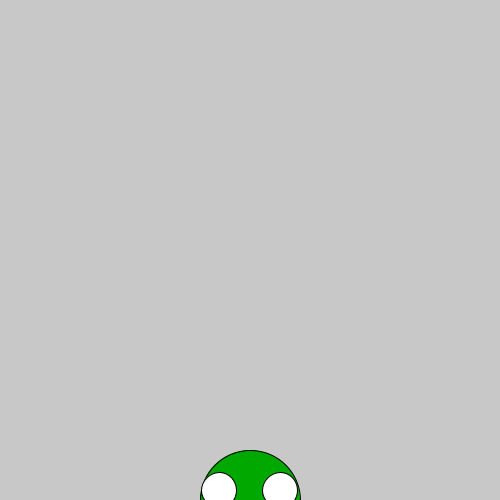
Frame 1 (no input)
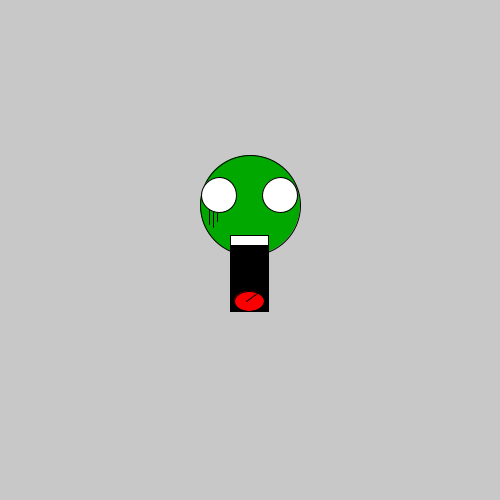
Frame 60 (the mouse pressed at the canvas centre just before this capture)
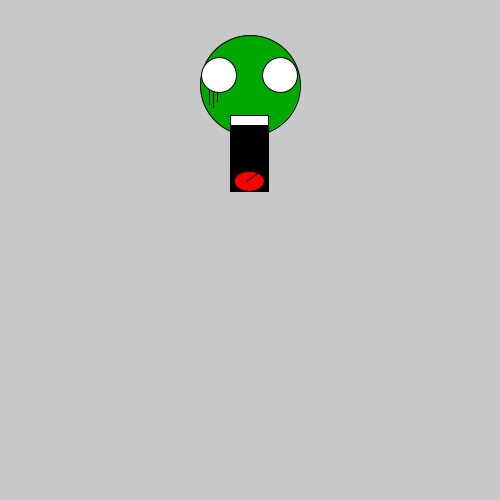
Frame 120 (the mouse held since frame 60 and released just before this capture)

The Processing sketch that drew these frames (run headless with seeded random() and noise(); from frame 60 on, the mouse is pressed at the canvas centre):

// Processing sketch: processing_145620
// ── processing_145620.pde

int monsterX;
int monsterY;

int richting;


void setup(){
size(500,500);
monsterX = 250;
monsterY = 500;
richting = 5;

}

void draw(){
  
  if(monsterY < 0 || monsterY > height){
    richting = -richting;
  }
  
//hoofd
background(200);
stroke(0);


stroke(0);
ellipseMode(CENTER); 
fill(0, 168, 0);
ellipse(monsterX,monsterY,100,100);  //hoofd

stroke(0);
fill(255);
ellipse(monsterX+30,monsterY-10,35,35);                  //oog
ellipse(monsterX-31,monsterY-10,35,35);                  //oog

fill(0);
rect(monsterX-20,monsterY+30,38,76);   //mond

fill(250,0,0);
ellipse(monsterX-1,monsterY+96,30,20); //tong

line(monsterX-4,monsterY+96,monsterX+14,monsterY+83);        //tongspleet

fill(255);
rect(monsterX-20,monsterY+30,38,10);    //tanden

stroke(0);
line(monsterX-41,monsterY+4,monsterX-41,monsterY+19);       //wallen
line(monsterX-37,monsterY+7,monsterX-37,monsterY+22);
line(monsterX-33,monsterY+8,monsterX-33,monsterY+16);

monsterY = monsterY - richting;




}
                         
